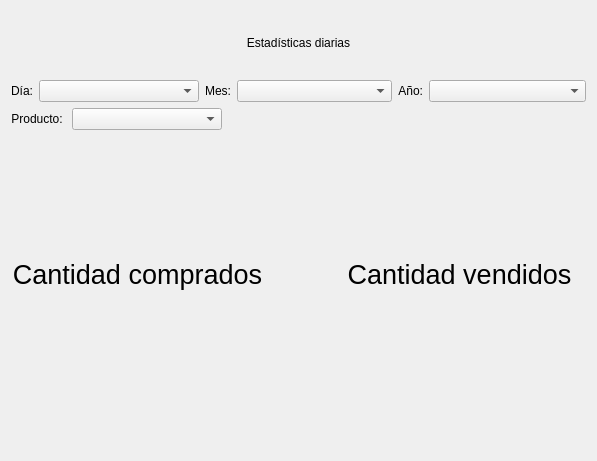
<?xml version="1.0" encoding="UTF-8"?>
<ui version="4.0">
 <class>StatsProductsDay</class>
 <widget class="QWidget" name="StatsProductsDay">
  <property name="geometry">
   <rect>
    <x>0</x>
    <y>0</y>
    <width>597</width>
    <height>461</height>
   </rect>
  </property>
  <property name="windowTitle">
   <string>Form</string>
  </property>
  <layout class="QVBoxLayout" name="verticalLayout_3" stretch="1,2,1,5">
   <item>
    <widget class="QLabel" name="label">
     <property name="text">
      <string>Estadísticas diarias</string>
     </property>
     <property name="alignment">
      <set>Qt::AlignCenter</set>
     </property>
    </widget>
   </item>
   <item>
    <layout class="QHBoxLayout" name="horizontalLayout_4">
     <item>
      <layout class="QHBoxLayout" name="horizontalLayout" stretch="1,8">
       <item>
        <widget class="QLabel" name="label_2">
         <property name="text">
          <string>Día:</string>
         </property>
         <property name="alignment">
          <set>Qt::AlignRight|Qt::AlignTrailing|Qt::AlignVCenter</set>
         </property>
        </widget>
       </item>
       <item>
        <widget class="QComboBox" name="cb_dia"/>
       </item>
      </layout>
     </item>
     <item>
      <layout class="QHBoxLayout" name="horizontalLayout_2" stretch="1,8">
       <item>
        <widget class="QLabel" name="label_3">
         <property name="text">
          <string>Mes:</string>
         </property>
         <property name="alignment">
          <set>Qt::AlignRight|Qt::AlignTrailing|Qt::AlignVCenter</set>
         </property>
        </widget>
       </item>
       <item>
        <widget class="QComboBox" name="cb_mes"/>
       </item>
      </layout>
     </item>
     <item>
      <layout class="QHBoxLayout" name="horizontalLayout_3" stretch="1,8">
       <item>
        <widget class="QLabel" name="label_4">
         <property name="text">
          <string>Año:</string>
         </property>
         <property name="alignment">
          <set>Qt::AlignRight|Qt::AlignTrailing|Qt::AlignVCenter</set>
         </property>
        </widget>
       </item>
       <item>
        <widget class="QComboBox" name="cb_anio"/>
       </item>
      </layout>
     </item>
    </layout>
   </item>
   <item>
    <layout class="QHBoxLayout" name="horizontalLayout_6">
     <item>
      <widget class="QLabel" name="label_7">
       <property name="text">
        <string>Producto: </string>
       </property>
       <property name="alignment">
        <set>Qt::AlignRight|Qt::AlignTrailing|Qt::AlignVCenter</set>
       </property>
      </widget>
     </item>
     <item>
      <widget class="QComboBox" name="cb_producto">
       <property name="minimumSize">
        <size>
         <width>150</width>
         <height>0</height>
        </size>
       </property>
       <property name="placeholderText">
        <string>Producto</string>
       </property>
      </widget>
     </item>
     <item>
      <spacer name="horizontalSpacer_2">
       <property name="orientation">
        <enum>Qt::Horizontal</enum>
       </property>
       <property name="sizeHint" stdset="0">
        <size>
         <width>40</width>
         <height>20</height>
        </size>
       </property>
      </spacer>
     </item>
    </layout>
   </item>
   <item>
    <layout class="QHBoxLayout" name="horizontalLayout_5" stretch="4,1,4">
     <item>
      <layout class="QVBoxLayout" name="verticalLayout">
       <property name="spacing">
        <number>7</number>
       </property>
       <item>
        <widget class="QLabel" name="label_5">
         <property name="font">
          <font>
           <pointsize>20</pointsize>
          </font>
         </property>
         <property name="text">
          <string>Cantidad comprados</string>
         </property>
         <property name="alignment">
          <set>Qt::AlignBottom|Qt::AlignHCenter</set>
         </property>
        </widget>
       </item>
       <item>
        <widget class="QLabel" name="lb_comprados">
         <property name="font">
          <font>
           <pointsize>20</pointsize>
          </font>
         </property>
         <property name="text">
          <string/>
         </property>
         <property name="alignment">
          <set>Qt::AlignHCenter|Qt::AlignTop</set>
         </property>
        </widget>
       </item>
      </layout>
     </item>
     <item>
      <spacer name="horizontalSpacer">
       <property name="orientation">
        <enum>Qt::Horizontal</enum>
       </property>
       <property name="sizeHint" stdset="0">
        <size>
         <width>40</width>
         <height>20</height>
        </size>
       </property>
      </spacer>
     </item>
     <item>
      <layout class="QVBoxLayout" name="verticalLayout_2">
       <property name="spacing">
        <number>7</number>
       </property>
       <item>
        <widget class="QLabel" name="label_6">
         <property name="font">
          <font>
           <pointsize>20</pointsize>
          </font>
         </property>
         <property name="text">
          <string>Cantidad vendidos</string>
         </property>
         <property name="alignment">
          <set>Qt::AlignBottom|Qt::AlignHCenter</set>
         </property>
        </widget>
       </item>
       <item>
        <widget class="QLabel" name="lb_vendidos">
         <property name="font">
          <font>
           <pointsize>20</pointsize>
          </font>
         </property>
         <property name="text">
          <string/>
         </property>
         <property name="alignment">
          <set>Qt::AlignHCenter|Qt::AlignTop</set>
         </property>
        </widget>
       </item>
      </layout>
     </item>
    </layout>
   </item>
  </layout>
 </widget>
 <resources/>
 <connections/>
</ui>
